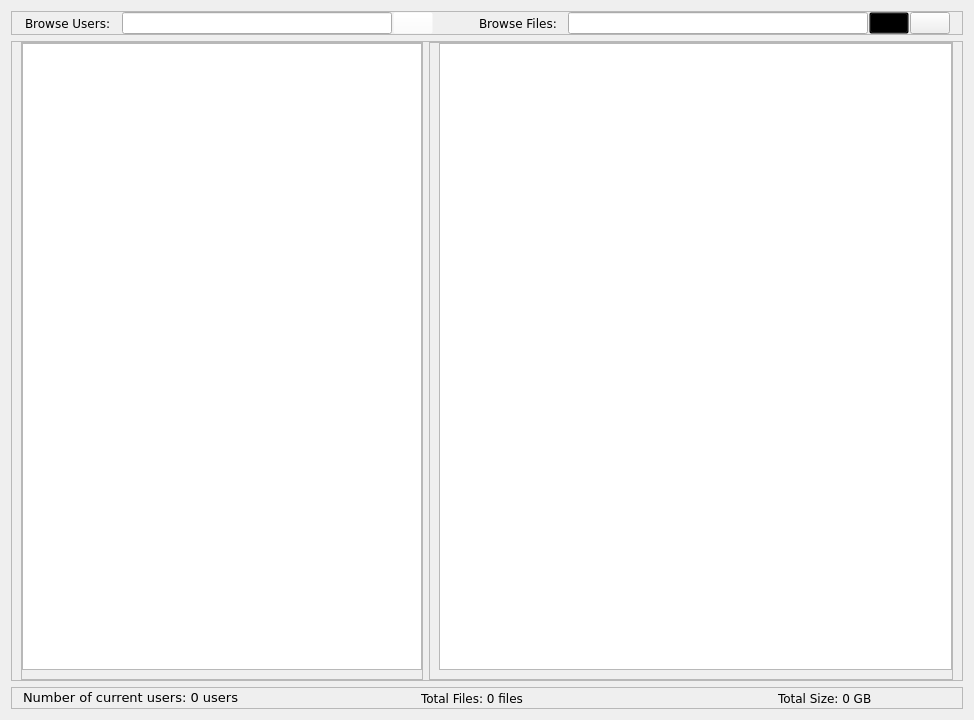
<?xml version="1.0" encoding="UTF-8"?>
<ui version="4.0">
 <class>DownloadWidget</class>
 <widget class="QWidget" name="DownloadWidget">
  <property name="geometry">
   <rect>
    <x>0</x>
    <y>0</y>
    <width>944</width>
    <height>720</height>
   </rect>
  </property>
  <property name="windowTitle">
   <string>Form</string>
  </property>
  <layout class="QVBoxLayout" name="verticalLayout">
   <item>
    <widget class="QFrame" name="browseDownFrame">
     <property name="frameShape">
      <enum>QFrame::StyledPanel</enum>
     </property>
     <property name="frameShadow">
      <enum>QFrame::Raised</enum>
     </property>
     <layout class="QHBoxLayout" name="horizontalLayout_4">
      <property name="spacing">
       <number>1</number>
      </property>
      <property name="leftMargin">
       <number>13</number>
      </property>
      <property name="topMargin">
       <number>0</number>
      </property>
      <property name="rightMargin">
       <number>12</number>
      </property>
      <property name="bottomMargin">
       <number>0</number>
      </property>
      <item>
       <widget class="QLabel" name="browseUsersLabel">
        <property name="font">
         <font>
          <family>Verdana</family>
          <pointsize>9</pointsize>
         </font>
        </property>
        <property name="text">
         <string>Browse Users:</string>
        </property>
        <property name="buddy">
         <cstring>browseUsersLineEdit</cstring>
        </property>
       </widget>
      </item>
      <item>
       <spacer name="horizontalSpacer_5">
        <property name="orientation">
         <enum>Qt::Horizontal</enum>
        </property>
        <property name="sizeType">
         <enum>QSizePolicy::Fixed</enum>
        </property>
        <property name="sizeHint" stdset="0">
         <size>
          <width>10</width>
          <height>20</height>
         </size>
        </property>
       </spacer>
      </item>
      <item>
       <widget class="QLineEdit" name="browseUsersLineEdit">
        <property name="sizePolicy">
         <sizepolicy hsizetype="MinimumExpanding" vsizetype="Fixed">
          <horstretch>0</horstretch>
          <verstretch>0</verstretch>
         </sizepolicy>
        </property>
        <property name="minimumSize">
         <size>
          <width>270</width>
          <height>0</height>
         </size>
        </property>
        <property name="maximumSize">
         <size>
          <width>16772</width>
          <height>16777215</height>
         </size>
        </property>
       </widget>
      </item>
      <item>
       <widget class="QPushButton" name="refreshUsersButton">
        <property name="cursor">
         <cursorShape>PointingHandCursor</cursorShape>
        </property>
        <property name="mouseTracking">
         <bool>false</bool>
        </property>
        <property name="toolTip">
         <string comment="Refresh users list" extracomment="Refresh users list">&lt;html&gt;&lt;head/&gt;&lt;body&gt;&lt;p align=&quot;center&quot;&gt;&lt;span style=&quot; font-size:9pt;&quot;&gt;Refresh Users List&lt;/span&gt;&lt;/p&gt;&lt;/body&gt;&lt;/html&gt;</string>
        </property>
        <property name="styleSheet">
         <string notr="true">background-color: rgba(255, 255, 255, 0);</string>
        </property>
        <property name="text">
         <string/>
        </property>
        <property name="icon">
         <iconset resource="../../icons/icons.qrc">
          <normaloff>:/buttonIcons/refreshIcon</normaloff>:/buttonIcons/refreshIcon</iconset>
        </property>
        <property name="iconSize">
         <size>
          <width>30</width>
          <height>21</height>
         </size>
        </property>
       </widget>
      </item>
      <item>
       <spacer name="horizontalSpacer_3">
        <property name="orientation">
         <enum>Qt::Horizontal</enum>
        </property>
        <property name="sizeType">
         <enum>QSizePolicy::Fixed</enum>
        </property>
        <property name="sizeHint" stdset="0">
         <size>
          <width>45</width>
          <height>20</height>
         </size>
        </property>
       </spacer>
      </item>
      <item>
       <widget class="QLabel" name="browseFileLabel">
        <property name="sizePolicy">
         <sizepolicy hsizetype="Minimum" vsizetype="Preferred">
          <horstretch>0</horstretch>
          <verstretch>0</verstretch>
         </sizepolicy>
        </property>
        <property name="font">
         <font>
          <family>Verdana</family>
          <pointsize>9</pointsize>
         </font>
        </property>
        <property name="text">
         <string>Browse Files:</string>
        </property>
        <property name="buddy">
         <cstring>browseFileLineEdit</cstring>
        </property>
       </widget>
      </item>
      <item>
       <spacer name="horizontalSpacer_4">
        <property name="orientation">
         <enum>Qt::Horizontal</enum>
        </property>
        <property name="sizeType">
         <enum>QSizePolicy::Fixed</enum>
        </property>
        <property name="sizeHint" stdset="0">
         <size>
          <width>10</width>
          <height>20</height>
         </size>
        </property>
       </spacer>
      </item>
      <item>
       <widget class="QLineEdit" name="browseFileLineEdit">
        <property name="sizePolicy">
         <sizepolicy hsizetype="MinimumExpanding" vsizetype="Fixed">
          <horstretch>0</horstretch>
          <verstretch>0</verstretch>
         </sizepolicy>
        </property>
        <property name="minimumSize">
         <size>
          <width>300</width>
          <height>0</height>
         </size>
        </property>
       </widget>
      </item>
      <item>
       <widget class="QPushButton" name="advSearchButton">
        <property name="sizePolicy">
         <sizepolicy hsizetype="Preferred" vsizetype="Fixed">
          <horstretch>0</horstretch>
          <verstretch>0</verstretch>
         </sizepolicy>
        </property>
        <property name="cursor">
         <cursorShape>PointingHandCursor</cursorShape>
        </property>
        <property name="toolTip">
         <string>&lt;html&gt;&lt;head/&gt;&lt;body&gt;&lt;p align=&quot;center&quot;&gt;&lt;span style=&quot; font-size:9pt;&quot;&gt;Advanced File Search&lt;/span&gt;&lt;/p&gt;&lt;/body&gt;&lt;/html&gt;</string>
        </property>
        <property name="styleSheet">
         <string notr="true">background-color: transparent;</string>
        </property>
        <property name="text">
         <string/>
        </property>
        <property name="icon">
         <iconset resource="../../icons/icons.qrc">
          <normaloff>:/buttonIcons/advancedSearchBlackIcon</normaloff>:/buttonIcons/advancedSearchBlackIcon</iconset>
        </property>
        <property name="iconSize">
         <size>
          <width>30</width>
          <height>21</height>
         </size>
        </property>
       </widget>
      </item>
      <item>
       <widget class="QPushButton" name="downloadButton">
        <property name="sizePolicy">
         <sizepolicy hsizetype="Preferred" vsizetype="Fixed">
          <horstretch>0</horstretch>
          <verstretch>0</verstretch>
         </sizepolicy>
        </property>
        <property name="cursor">
         <cursorShape>PointingHandCursor</cursorShape>
        </property>
        <property name="toolTip">
         <string>&lt;html&gt;&lt;head/&gt;&lt;body&gt;&lt;p align=&quot;center&quot;&gt;&lt;span style=&quot; font-size:9pt;&quot;&gt;Donwload Selection&lt;/span&gt;&lt;/p&gt;&lt;/body&gt;&lt;/html&gt;</string>
        </property>
        <property name="layoutDirection">
         <enum>Qt::RightToLeft</enum>
        </property>
        <property name="text">
         <string/>
        </property>
        <property name="icon">
         <iconset resource="../../icons/icons.qrc">
          <normaloff>:/buttonIcons/downloadIcon</normaloff>:/buttonIcons/downloadIcon</iconset>
        </property>
        <property name="iconSize">
         <size>
          <width>50</width>
          <height>20</height>
         </size>
        </property>
       </widget>
      </item>
     </layout>
    </widget>
   </item>
   <item>
    <widget class="QFrame" name="dataFrame">
     <property name="frameShape">
      <enum>QFrame::StyledPanel</enum>
     </property>
     <property name="frameShadow">
      <enum>QFrame::Raised</enum>
     </property>
     <layout class="QHBoxLayout" name="horizontalLayout">
      <property name="topMargin">
       <number>0</number>
      </property>
      <property name="bottomMargin">
       <number>0</number>
      </property>
      <item>
       <widget class="QFrame" name="listFrame">
        <property name="sizePolicy">
         <sizepolicy hsizetype="Preferred" vsizetype="Preferred">
          <horstretch>0</horstretch>
          <verstretch>0</verstretch>
         </sizepolicy>
        </property>
        <property name="minimumSize">
         <size>
          <width>350</width>
          <height>0</height>
         </size>
        </property>
        <property name="frameShape">
         <enum>QFrame::StyledPanel</enum>
        </property>
        <property name="frameShadow">
         <enum>QFrame::Raised</enum>
        </property>
        <layout class="QGridLayout" name="gridLayout_4">
         <property name="leftMargin">
          <number>0</number>
         </property>
         <property name="topMargin">
          <number>0</number>
         </property>
         <property name="rightMargin">
          <number>0</number>
         </property>
         <item row="0" column="0">
          <widget class="QListView" name="userListview">
           <property name="sizePolicy">
            <sizepolicy hsizetype="Preferred" vsizetype="Expanding">
             <horstretch>0</horstretch>
             <verstretch>0</verstretch>
            </sizepolicy>
           </property>
           <property name="minimumSize">
            <size>
             <width>400</width>
             <height>0</height>
            </size>
           </property>
           <property name="sizeIncrement">
            <size>
             <width>100</width>
             <height>0</height>
            </size>
           </property>
           <property name="baseSize">
            <size>
             <width>400</width>
             <height>0</height>
            </size>
           </property>
          </widget>
         </item>
        </layout>
       </widget>
      </item>
      <item>
       <widget class="QFrame" name="treeFrame">
        <property name="frameShape">
         <enum>QFrame::StyledPanel</enum>
        </property>
        <property name="frameShadow">
         <enum>QFrame::Raised</enum>
        </property>
        <layout class="QGridLayout" name="gridLayout_5">
         <property name="topMargin">
          <number>0</number>
         </property>
         <property name="rightMargin">
          <number>0</number>
         </property>
         <item row="0" column="0">
          <widget class="QTreeView" name="fileTreeView">
           <property name="sizePolicy">
            <sizepolicy hsizetype="Expanding" vsizetype="Expanding">
             <horstretch>2</horstretch>
             <verstretch>0</verstretch>
            </sizepolicy>
           </property>
           <property name="minimumSize">
            <size>
             <width>500</width>
             <height>0</height>
            </size>
           </property>
           <property name="sizeAdjustPolicy">
            <enum>QAbstractScrollArea::AdjustToContents</enum>
           </property>
           <property name="sortingEnabled">
            <bool>true</bool>
           </property>
          </widget>
         </item>
        </layout>
       </widget>
      </item>
     </layout>
    </widget>
   </item>
   <item>
    <widget class="QFrame" name="labelsFrame">
     <property name="frameShape">
      <enum>QFrame::StyledPanel</enum>
     </property>
     <property name="frameShadow">
      <enum>QFrame::Raised</enum>
     </property>
     <layout class="QHBoxLayout" name="horizontalLayout_6">
      <property name="leftMargin">
       <number>11</number>
      </property>
      <property name="topMargin">
       <number>0</number>
      </property>
      <property name="bottomMargin">
       <number>0</number>
      </property>
      <item>
       <widget class="QLabel" name="nrUsersLabel">
        <property name="font">
         <font>
          <family>Verdana</family>
          <pointsize>9</pointsize>
         </font>
        </property>
        <property name="text">
         <string>&lt;html&gt;&lt;head/&gt;&lt;body&gt;&lt;p&gt;&lt;span style=&quot; font-size:10pt;&quot;&gt;Number of current users: 0 users&lt;/span&gt;&lt;/p&gt;&lt;/body&gt;&lt;/html&gt;</string>
        </property>
       </widget>
      </item>
      <item>
       <spacer name="horizontalSpacer">
        <property name="orientation">
         <enum>Qt::Horizontal</enum>
        </property>
        <property name="sizeType">
         <enum>QSizePolicy::MinimumExpanding</enum>
        </property>
        <property name="sizeHint" stdset="0">
         <size>
          <width>40</width>
          <height>20</height>
         </size>
        </property>
       </spacer>
      </item>
      <item>
       <widget class="QLabel" name="totalFileLabel">
        <property name="sizePolicy">
         <sizepolicy hsizetype="Expanding" vsizetype="Preferred">
          <horstretch>0</horstretch>
          <verstretch>0</verstretch>
         </sizepolicy>
        </property>
        <property name="font">
         <font>
          <family>Verdana</family>
          <pointsize>9</pointsize>
         </font>
        </property>
        <property name="text">
         <string>Total Files: 0 files</string>
        </property>
       </widget>
      </item>
      <item>
       <spacer name="horizontalSpacer_2">
        <property name="orientation">
         <enum>Qt::Horizontal</enum>
        </property>
        <property name="sizeType">
         <enum>QSizePolicy::MinimumExpanding</enum>
        </property>
        <property name="sizeHint" stdset="0">
         <size>
          <width>40</width>
          <height>20</height>
         </size>
        </property>
       </spacer>
      </item>
      <item>
       <widget class="QLabel" name="totalSizeLabel">
        <property name="sizePolicy">
         <sizepolicy hsizetype="Expanding" vsizetype="Preferred">
          <horstretch>0</horstretch>
          <verstretch>0</verstretch>
         </sizepolicy>
        </property>
        <property name="font">
         <font>
          <family>Verdana</family>
          <pointsize>9</pointsize>
         </font>
        </property>
        <property name="text">
         <string>Total Size: 0 GB</string>
        </property>
       </widget>
      </item>
     </layout>
    </widget>
   </item>
  </layout>
 </widget>
 <resources>
  <include location="../../icons/icons.qrc"/>
 </resources>
 <connections/>
</ui>
